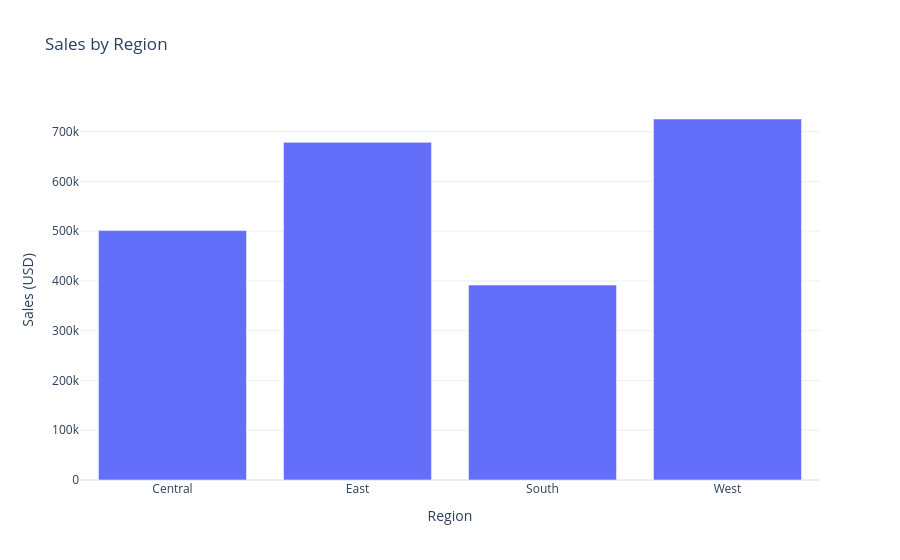
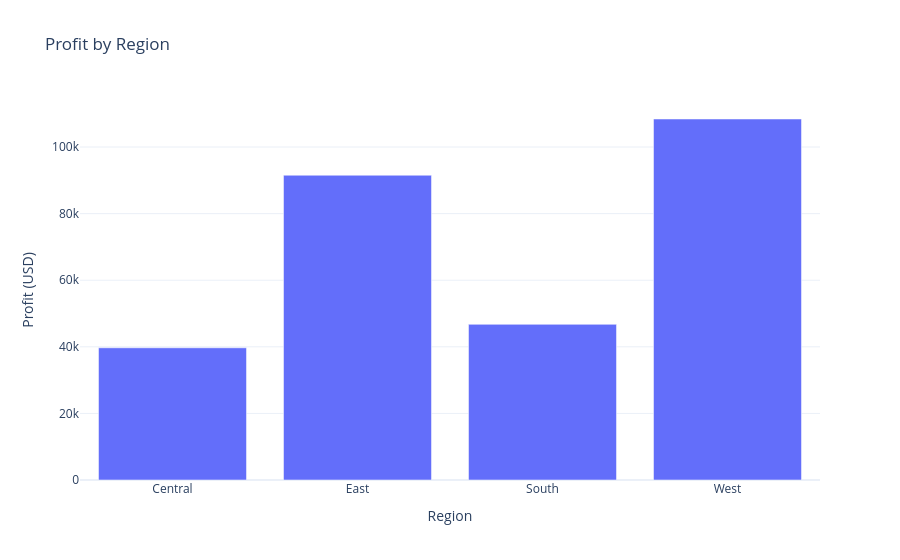
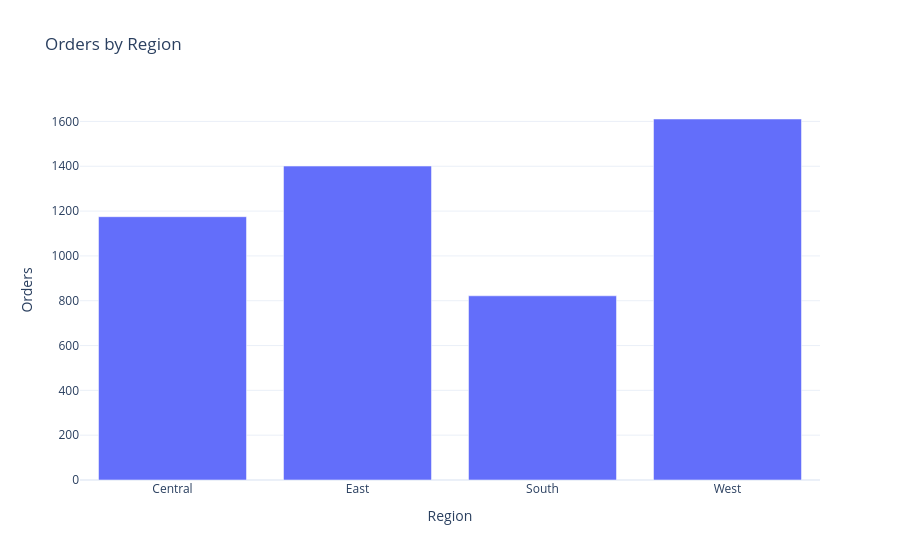
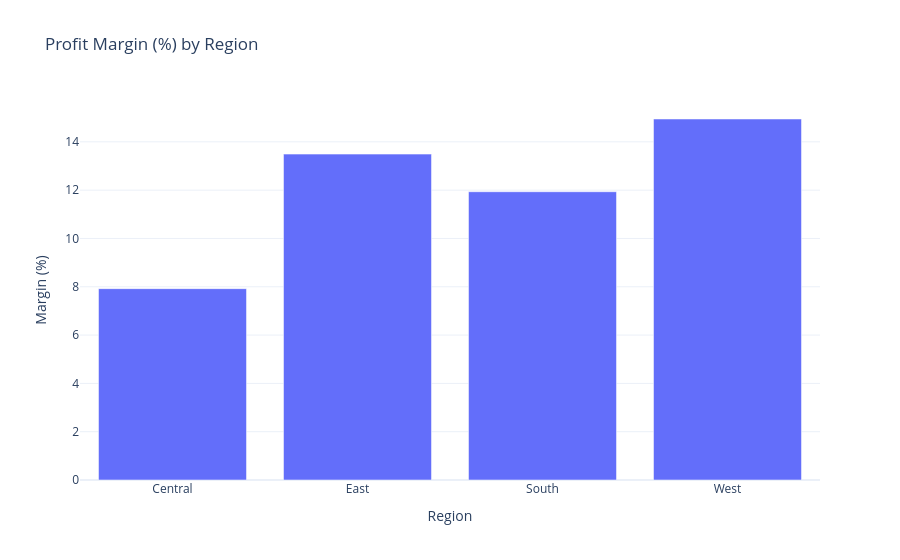

Notebook code for these charts, in order:
### Markdown cell above
## 3. Regional analysis

### Code cell
region = df.groupby("region").agg(sales=("sales", "sum"), profit=("profit", "sum"),
                                  orders=("order_id", "nunique")).reset_index()
region["margin_pct"] = region.profit / region.sales * 100
display(region)

fig_rs = px.bar(region, x="region", y="sales", title="Sales by Region", labels={"sales": "Sales (USD)", "region": "Region"})
fig_rp = px.bar(region, x="region", y="profit", title="Profit by Region", labels={"profit": "Profit (USD)", "region": "Region"})
fig_ro = px.bar(region, x="region", y="orders", title="Orders by Region", labels={"orders": "Orders", "region": "Region"})
fig_rm = px.bar(region, x="region", y="margin_pct", title="Profit Margin (%) by Region", labels={"margin_pct": "Margin (%)", "region": "Region"})
for f in (fig_rs, fig_rp, fig_ro, fig_rm):
    f.show()

### Figure 1 — Plotly figure (JSON) as saved in the notebook; plotly's stock layout.template omitted (floating-point values rounded to 4 significant figures)
{"data": [{"hovertemplate": "Region=%{x}<br>Sales (USD)=%{y}<extra></extra>", "legendgroup": "", "marker": {"color": "#636efa", "pattern": {"shape": ""}}, "name": "", "orientation": "v", "showlegend": false, "textposition": "auto", "type": "bar", "x": ["Central", "East", "South", "West"], "xaxis": "x", "y": [501200.0, 678500.0, 391700.0, 725500.0], "yaxis": "y"}], "layout": {"barmode": "relative", "legend": {"tracegroupgap": 0}, "title": {"text": "Sales by Region"}, "xaxis": {"anchor": "y", "domain": [0, 1], "title": {"text": "Region"}}, "yaxis": {"anchor": "x", "domain": [0, 1], "title": {"text": "Sales (USD)"}}}}

### Figure 2 — Plotly figure (JSON) as saved in the notebook; plotly's stock layout.template omitted (floating-point values rounded to 4 significant figures)
{"data": [{"hovertemplate": "Region=%{x}<br>Profit (USD)=%{y}<extra></extra>", "legendgroup": "", "marker": {"color": "#636efa", "pattern": {"shape": ""}}, "name": "", "orientation": "v", "showlegend": false, "textposition": "auto", "type": "bar", "x": ["Central", "East", "South", "West"], "xaxis": "x", "y": [39710.0, 91530.0, 46750.0, 108400.0], "yaxis": "y"}], "layout": {"barmode": "relative", "legend": {"tracegroupgap": 0}, "title": {"text": "Profit by Region"}, "xaxis": {"anchor": "y", "domain": [0, 1], "title": {"text": "Region"}}, "yaxis": {"anchor": "x", "domain": [0, 1], "title": {"text": "Profit (USD)"}}}}

### Figure 3 — Plotly figure (JSON) as saved in the notebook; plotly's stock layout.template omitted (floating-point values rounded to 4 significant figures)
{"data": [{"hovertemplate": "Region=%{x}<br>Orders=%{y}<extra></extra>", "legendgroup": "", "marker": {"color": "#636efa", "pattern": {"shape": ""}}, "name": "", "orientation": "v", "showlegend": false, "textposition": "auto", "type": "bar", "x": ["Central", "East", "South", "West"], "xaxis": "x", "y": [1175, 1401, 822, 1611], "yaxis": "y"}], "layout": {"barmode": "relative", "legend": {"tracegroupgap": 0}, "title": {"text": "Orders by Region"}, "xaxis": {"anchor": "y", "domain": [0, 1], "title": {"text": "Region"}}, "yaxis": {"anchor": "x", "domain": [0, 1], "title": {"text": "Orders"}}}}

### Figure 4 — Plotly figure (JSON) as saved in the notebook; plotly's stock layout.template omitted (floating-point values rounded to 4 significant figures)
{"data": [{"hovertemplate": "Region=%{x}<br>Margin (%)=%{y}<extra></extra>", "legendgroup": "", "marker": {"color": "#636efa", "pattern": {"shape": ""}}, "name": "", "orientation": "v", "showlegend": false, "textposition": "auto", "type": "bar", "x": ["Central", "East", "South", "West"], "xaxis": "x", "y": [7.922, 13.49, 11.93, 14.94], "yaxis": "y"}], "layout": {"barmode": "relative", "legend": {"tracegroupgap": 0}, "title": {"text": "Profit Margin (%) by Region"}, "xaxis": {"anchor": "y", "domain": [0, 1], "title": {"text": "Region"}}, "yaxis": {"anchor": "x", "domain": [0, 1], "title": {"text": "Margin (%)"}}}}
